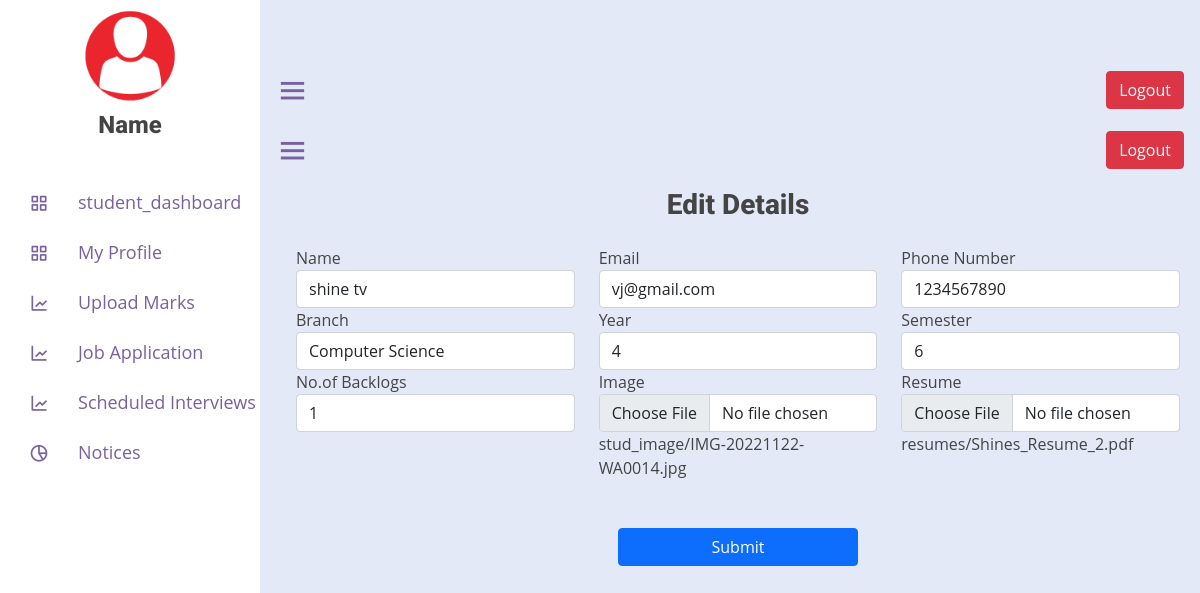
/Edit_student/1, run on the app's committed database.
### placement_app/models.py (models this page shows, shortened)
class Student(models.Model):
    name = models.CharField(max_length=255)
    email = models.EmailField()
    phone = models.CharField(max_length=15)
    branch = models.CharField(max_length=50)
    sem = models.IntegerField()
    year = models.IntegerField()
    backlog = models.IntegerField()
    resume = models.FileField(upload_to='resumes/')
    stud_image = models.ImageField(
        upload_to='stud_image/', null=False, blank=True, default="Nil")
    slug = models.SlugField(unique=True, max_length=255, default="nil")
    cgpa = models.FloatField(max_length=100, default=0)

### placement_app/views.py (the view, shortened to what this page needs)
# urls.py: path('Edit_student/<int:id>', views.Edit_student),
def Edit_student(request, id):
    stud = Student.objects.get(id=id)
    context = {
        'stud': stud
    }
    return render(request, 'student/editstudent.html', context)

### placement_app/templates/student/editstudent.html (shortened to what this page needs)
{% extends 'student/studentheader.html' %}
{% load static %}
{% block content %}
<div class="home-content">
  <i class='bx bx-menu'></i>
  <button class="btn btn-danger " type="button">Logout</button>
</div>
<div class="container m-2">
  <h3 class="text-center">Edit Details</h3>
  <form method="POST" enctype="multipart/form-data" class="p-3">
    <div class="row">
      <div class="col-md-4">
        <label>Name</label>
        <input type="text" name="name" value="{{stud.name}}" class="form-control">
      </div>
      <div class="col-md-4">
        <label>Email</label>
        <input type="email" name="email" value="{{stud.email}}" class="form-control">
      </div>
      <div class="col-md-4">
        <label>Phone Number</label>
        <input type="text" name="phone" value="{{stud.phone}}" class="form-control">
      </div>
      <div class="col-md-4">
        <label>Branch</label>
        <input type="text" name="branch" value="{{stud.branch}}" class="form-control">
      </div>
      <div class="col-md-4">
        <label>Year</label>
        <input type="text" name="year" value="{{stud.year}}" class="form-control">
      </div>
      <div class="col-md-4">
        <label>Semester</label>
        <input type="text" name="sem" value="{{stud.sem}}" class="form-control">
      </div>
      <div class="col-md-4">
        <label>No.of Backlogs</label>
        <input type="text" name="backlog" value="{{stud.backlog}}" class="form-control">
      </div>
      <div class="col-md-4">
        <label>Image</label>
        <input type="file" name="stud_image" id="stud_image" class="form-control">
        <span id="stud_image_name">{{ stud.stud_image.name }}</span>
      </div>
      <div class="col-md-4">
        <label>Resume</label>
        <input type="file" id="resume" name="resume" class="form-control">
        <span id="stud_resume_name">{{ stud.resume.name }}</span>
      </div>
    </div>
    <button type="submit" class="btn btn-primary my-5 d-block mx-auto" style="width: 15rem;">Submit</button>
  </form>
</div>
{% endblock %}

### placement_app/static/css/style.css (style rules this page uses)
:root { --color-white: #fff; --color-light: #f1f5f9; --color-black: #121212; --color-night: #001632; --color-red: #f44336; --color-blue: #1a73e8; --color-gray: #80868b; --color-grayish: #dadce0; --shadow-normal: 0 1px 3px 0 rgba(0, 0, 0, 0.1), 0 1px 2px 0 rgba(0, 0, 0, 0.06); --shadow-medium: 0 4px 6px -1px rgba(0, 0, 0, 0.1), 0 2px 4px -1px rgba(0, 0, 0, 0.06); --shadow-large: 0 10px 15px -3px rgba(0, 0, 0, 0.1), 0 4px 6px -2px rgba(0, 0, 0, 0.05); }
body { font-family: "Open Sans", sans-serif; color: #444444; }
h1, h2, h3, h4, h5, h6 { font-family: "Roboto", sans-serif; font-weight: 800; }
.home-section .home-content { height: 60px; display: flex; align-items: center; justify-content: space-between; }
.home-content button { margin-right: 1rem; }
.home-section .home-content .bx-menu, .home-section .home-content .text { color: #77619e; font-size: 35px; }
.home-section .home-content .bx-menu { margin: 0 15px; cursor: pointer; }

### data on the page
Student: name "shine tv", email "vj@gmail.com", phone "1234567890", branch "Computer Science", year "4", sem "6", backlog "1", stud_image.name "stud_image/IMG-20221122-WA0014.jpg", resume.name "resumes/Shines_Resume_2.pdf"
